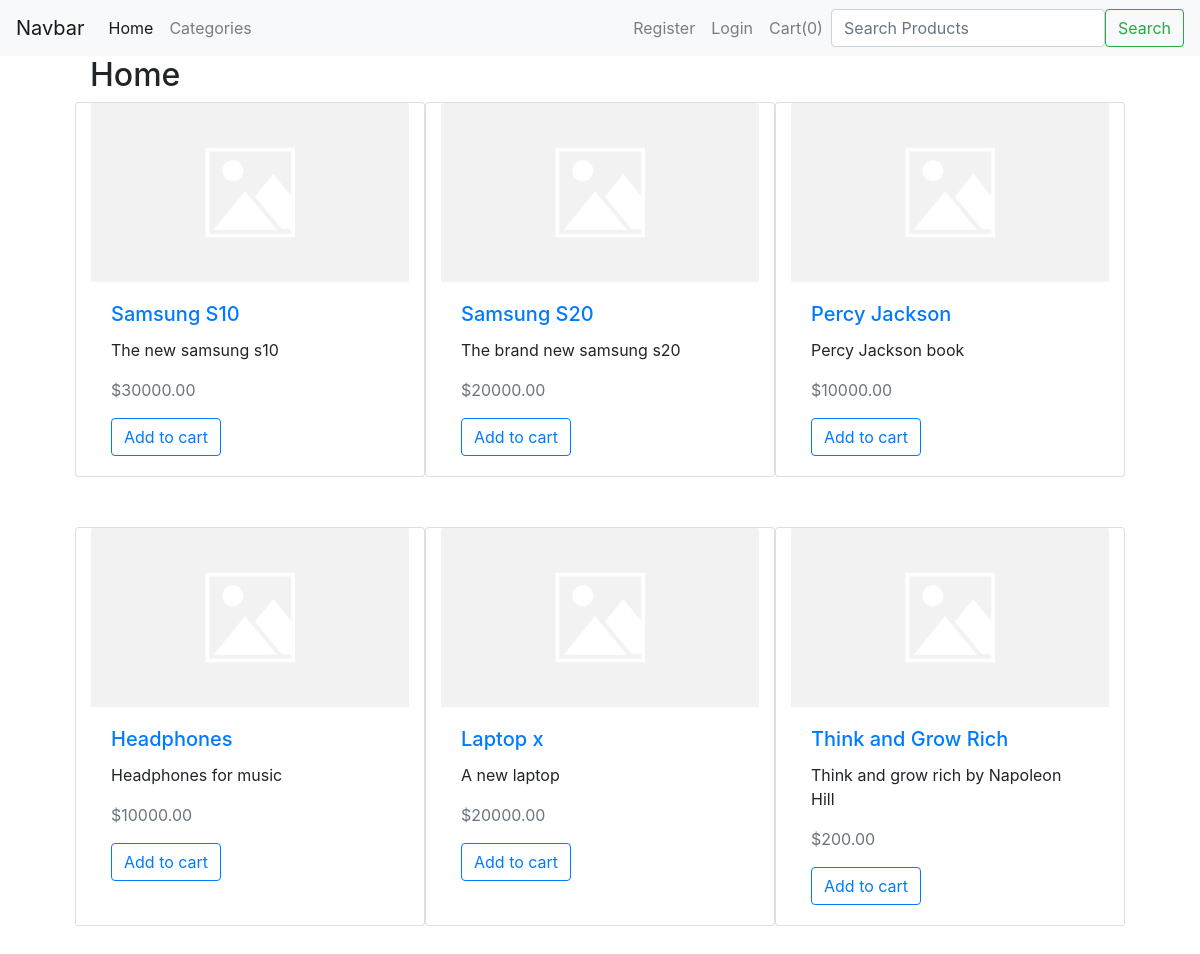
The page / on the database its author committed.
### store/models.py (models this page shows, shortened)
class Product(models.Model):
    product_name = models.CharField(max_length=100, null=True, blank=True)
    product_category = models.ForeignKey(Category, null=True, on_delete=models.CASCADE)
    product_image = models.ImageField(upload_to='product_images', default='product.jpg')
    product_price = models.DecimalField(max_digits=7, decimal_places=2)
    product_description = models.TextField()

### store/views.py (the view)
# urls.py: path('', views.shop, name='Store-home'),
def shop(request):
    data = cartData(request)
    categories = Category.objects.all()
    products = Product.objects.all()
    context = {
        'products': products,
        'categories': categories,
        'cart_items': data['cartItems'],
    }
    return render(request, 'store/home.html', context)

### store/models.py (called while the page is built)
    def __str__(self):
        return self.name

### store/utils.py (called while the page is built, shortened)
def cookieCart(request):
    try:
        anon_cart = json.loads(request.COOKIES['cart'])
    except:
        anon_cart = {}
    items = []
    order = {'get_cart_total': 0, 'get_cart_items': 0}
    cart_items = order['get_cart_items']
    return {'cartItems': cart_items, 'order': order, 'items': items}

def cartData(request):
    if request.user.is_authenticated:
        customer = request.user.customer
        order, created = Order.objects.get_or_create(customer=customer, order_status='pending')
        items = order.orderitem_set.all()
        cart_items = order.get_cart_items
    else:
        cookieData = cookieCart(request)
        cart_items = cookieData['cartItems']
        order = cookieData['order']
        items = cookieData['items']
    return {'cartItems': cart_items, 'order': order, 'items': items}

### store/templates/store/home.html (shortened to what this page needs)
{% extends 'store/base_template.html' %}
{% load static %}
{% block content %}
    <h2>Home</h2>
        <div class="row">
          {% for product in products %}
          <div class="col-sm-4 card" style="margin-bottom:50px">
            <img src="{% static 'images/default-image.png' %}" class="card-img-top" alt="...">
            <div class="card-body">
              <h5 class="card-title" ><a href="{% url 'Product_details' product.id %}">{{ product.product_name}}</a></h5>
              <p class="card-text">{{ product.product_description}}</p>
              <p class="text-muted">${{ product.product_price|floatformat:2}}</p>
              <a class="btn btn-outline-primary update-cart" data-product_id={{product.id}} data-action="add" >Add to cart</a>
            </div>
          </div>
          {% endfor %}
    </div>
{% endblock content %}

### store/templates/store/base_template.html (shortened to what this page needs)
<!DOCTYPE html>
{% load static %}
<html lang="en">
<head>
    <link rel="stylesheet" href="https://stackpath.bootstrapcdn.com/bootstrap/4.5.2/css/bootstrap.min.css">
    <link rel="stylesheet" href="https://cdnjs.cloudflare.com/ajax/libs/font-awesome/4.7.0/css/font-awesome.min.css"/>
    <link rel="stylesheet" href="{% static 'css/navbar.css' %}">
</head>
<body>
    {% include 'store/navbar.html' %}
    <div class="contents" id="main">
        {% block content %}
        {% endblock content %}
    </div>
</body>
</html>

### store/templates/store/navbar.html (shortened to what this page needs)
    <nav class="navbar navbar-expand-lg navbar-light bg-light">
        <a class="navbar-brand" href="#">Navbar</a>
        <div class="collapse navbar-collapse" id="navbarSupportedContent">
            <ul class="navbar-nav mr-auto">
                <li class="nav-item active"><a class="nav-link" href="{% url 'Store-home' %}">Home <span class="sr-only">(current)</span></a></li>
                <li class="nav-item"><a class="nav-link" href="#" onclick="openNav()">Categories</a></li>
            </ul>
            <ul class="navbar-nav ml-auto">
                {% if request.user.is_authenticated %}
                    <li class="nav-item"><a class="nav-link" href="#">{{request.user.username.title}}</a></li>
                    <li class="nav-item"><a class="nav-link" href="{% url 'Store-wishlist'%}">Wishlist({{request.user.customer.wishlist.get_wishlist_total}})</a></li>
                    <li class="nav-item"><a class="nav-link" href="{% url 'logout' %}">Logout</a></li>
                {% else %}
                    <li class="nav-item"><a class="nav-link" href="{% url 'register' %}">Register</a></li>
                    <li class="nav-item"><a class="nav-link" href="{% url 'login' %}">Login</a></li>
                {% endif %}
                <li class="nav-item"><a class="nav-link" href="{% url 'Store-cart' %}">Cart({{cart_items}})</a></li>
            </ul>
              <form class="form-inline my-2 my-lg-0" method="GET" action="{% url 'Search-product'%}">
                <input type="text" class="form-control" name="product_name" placeholder="Search Products">
      <button class="btn btn-outline-success my-2 my-sm-0" type="submit">Search</button>
    </form>
        </div>
    </nav>

### static/css/navbar.css (style rules this page uses)
.contents { margin-left:90px; margin-right:90px; }

### rows shown on the page
Product: product_name "Samsung S10", product_description "The new samsung s10", product_price "30000.00"
Product: product_name "Samsung S20", product_description "The brand new samsung s20", product_price "20000.00"
Product: product_name "Percy Jackson", product_description "Percy Jackson book", product_price "10000.00"
Product: product_name "Headphones", product_description "Headphones for music", product_price "10000.00"
Product: product_name "Laptop x", product_description "A new laptop", product_price "20000.00"
Product: product_name "Think and Grow Rich", product_description "Think and grow rich by Napoleon Hill", product_price "200.00"

### other values the page prints
{{ cart_items }} "0"
